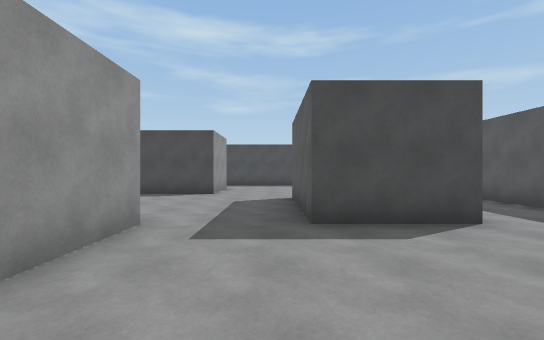
view 1 (above)

17 first-person views from a walk through a Unity game level. The camera is 1.5 m above the floor, looks level and sees 90° across. The floor is counted in squares, 2 m on a side. Each view is taken from the middle of a square. On the plan, view 1 faces up. The plan holds only what a view shows up to about 10 squares ahead; the rest is blank. The player character is not drawn.

view 2
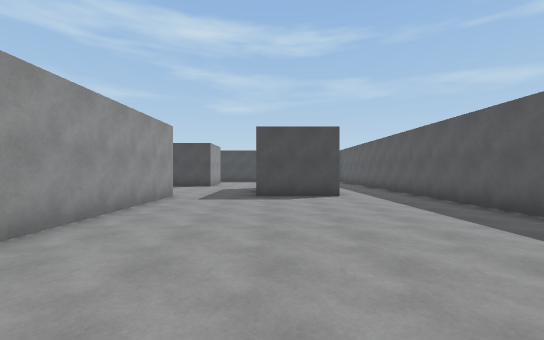

view 3
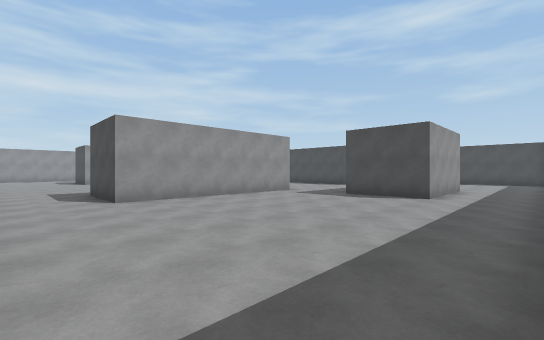

view 4
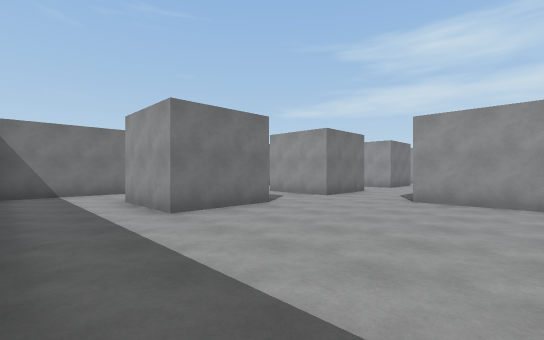

view 5
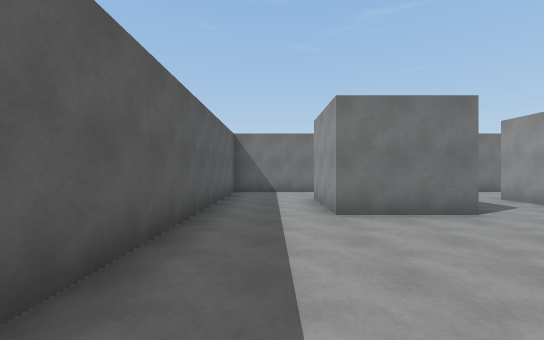

view 6
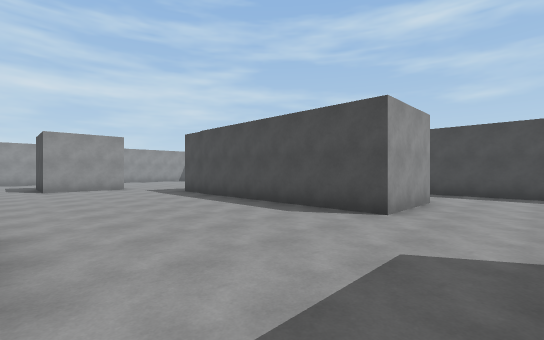

view 7
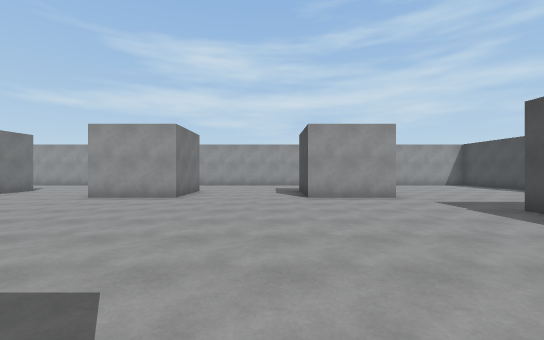

view 8
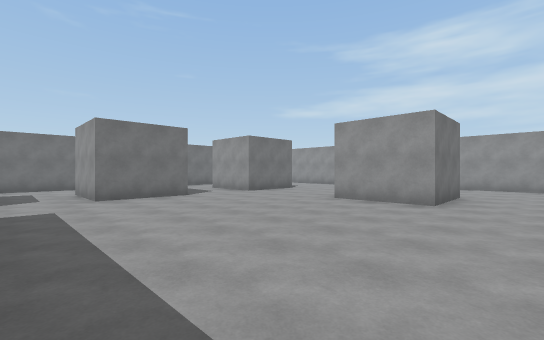

view 9
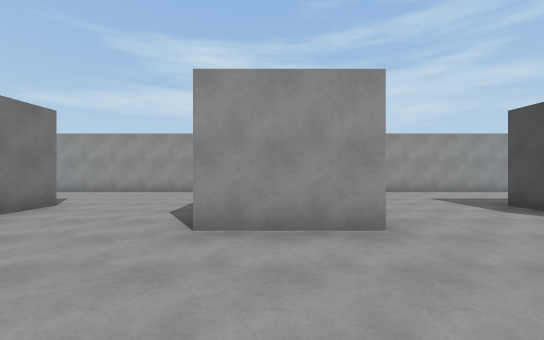

view 10
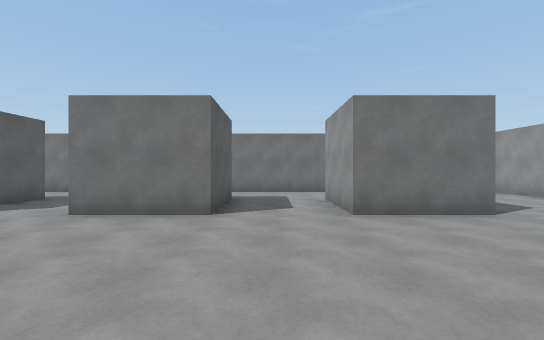

view 11
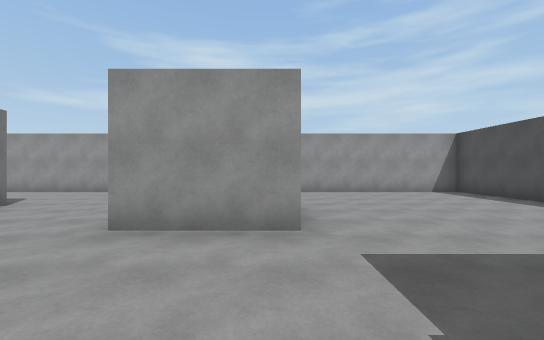

view 12
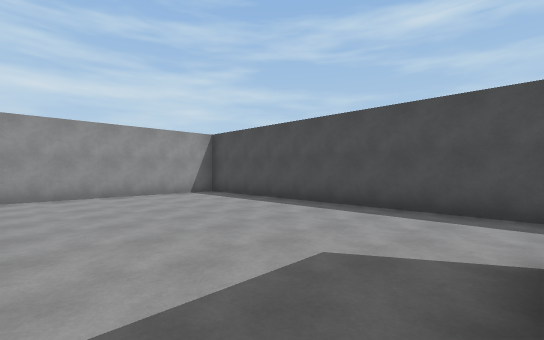

view 13
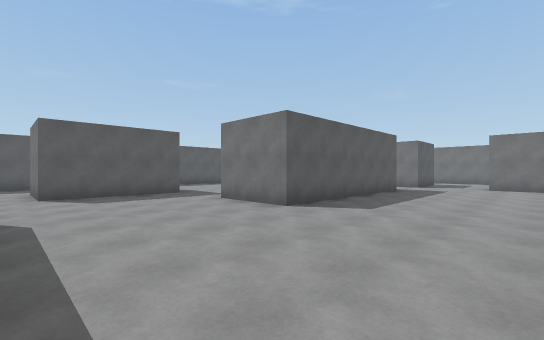

view 14
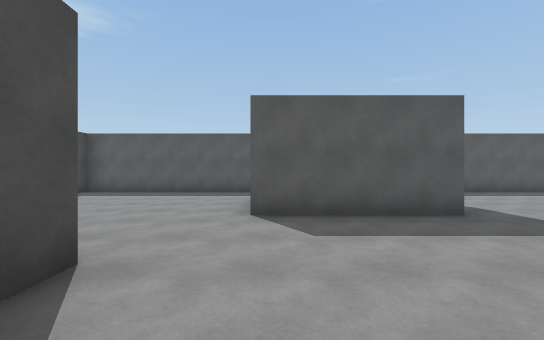

view 15
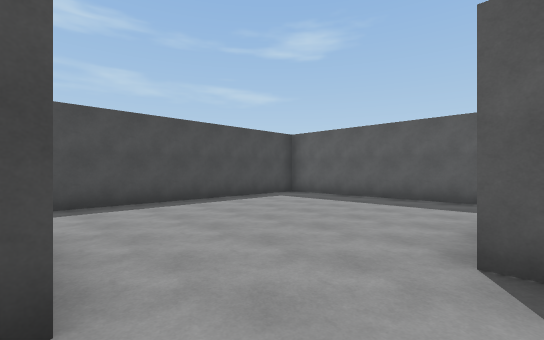

view 16
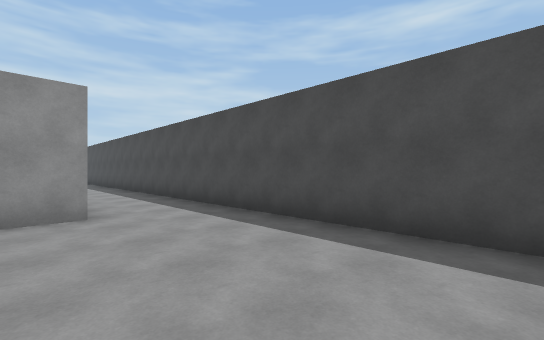

view 17
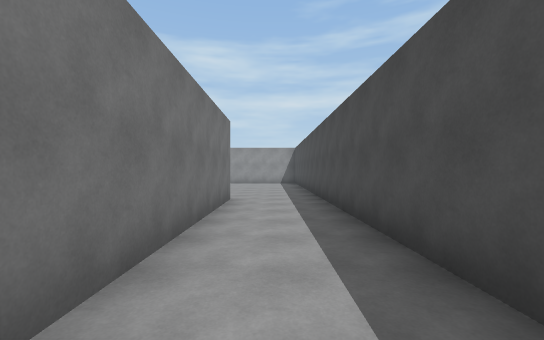

### Floor plan
Points are (right, up) in squares from view 1. A wall is a line through its corners. A room is listed if a view was taken in it or the views show most of it. See-through windows are left out.
Room 1 (views 1, 2, 3, 4, 5)
walls: (0.5, -4.5) (2.9, -4.5); (-1.8, 3.8) (-1.8, -2.2); (5.3, -4.6) (5.3, 7.6); (2.9, 7.2) (2.9, 3.8) (0.5, 3.8)
ways out: opening at (-1, -4) to room 2; opening at (-0.5, 4) to room 2; opening at (4.5, -5) to room 2; opening at (4.5, 8) to room 3
Room 2 (views 6, 7, 8, 9, 10, 11, 12, 13, 14, 15, 17)
walls: (-13.8, 1.4) (-11.4, 1.4) (-11.4, -1); (-11.4, 7.4) (-11.4, 5) (-13.8, 5); (-13.8, -4.5) (-11.4, -4.5) (-11.4, -6.9); (-4.2, -4.5) (-1.8, -4.5) (-1.8, -7); (-1.8, -2.2) (-4.2, -2.2) (-4.2, 3.8) (-1.8, 3.8); (-9, -6.9) (-9, -4.5) (-6.6, -4.5) (-6.6, -6.9); (-4.2, -7) (-4.2, -5.8); (-9, 10.9) (-3, 10.9); (0.5, 3.8) (0.5, 7.4) (1.4, 7.4); (-1.8, 8.5) (-9, 8.5); (-6.9, -9.3) (-2.1, -9.3); (-11.9, -9.3) (-8.6, -9.3); (2.9, -4.5) (2.9, -7); (-0.4, 13.3) (-17.3, 13.3) (-17.3, -8.9); (2.1, -9.3) (5.3, -9.3) (5.3, -4.6)
ways out: opening at (-1, -4) to room 1; opening at (-0.5, 4) to room 1; opening at (4.5, -5) to room 1; opening at (-1, 12.5) to room 3; opening at (0, 8) to room 3
Room 3 (view 16)
walls: (1.4, 7.4) (2.6, 7.4); (-1.8, 11) (-1.8, 8.5); (5.3, 7.6) (5.3, 13.3) (-0.4, 13.3)
ways out: opening at (4.5, 8) to room 1; opening at (-1, 12.5) to room 2; opening at (0, 8) to room 2

Positions as (right, up) in squares from view 1, and headings:
1: (0, 0), facing up
2: (1, -4), facing up
3: (5, -4), facing up-left
4: (5, 0), facing down-left
5: (4, 0), facing down
6: (0, 4), facing up-left
7: (-4, 4), facing left
8: (-5, 3), facing down-left
9: (-8, 0), facing left
10: (-10, 0), facing down
11: (-8, 7), facing left
12: (-9, 8), facing up-left
13: (-8, 8), facing down-right
14: (-4, 7), facing right
15: (-2, 7), facing up-right
16: (3, 10), facing up-left
17: (-2, 12), facing left
